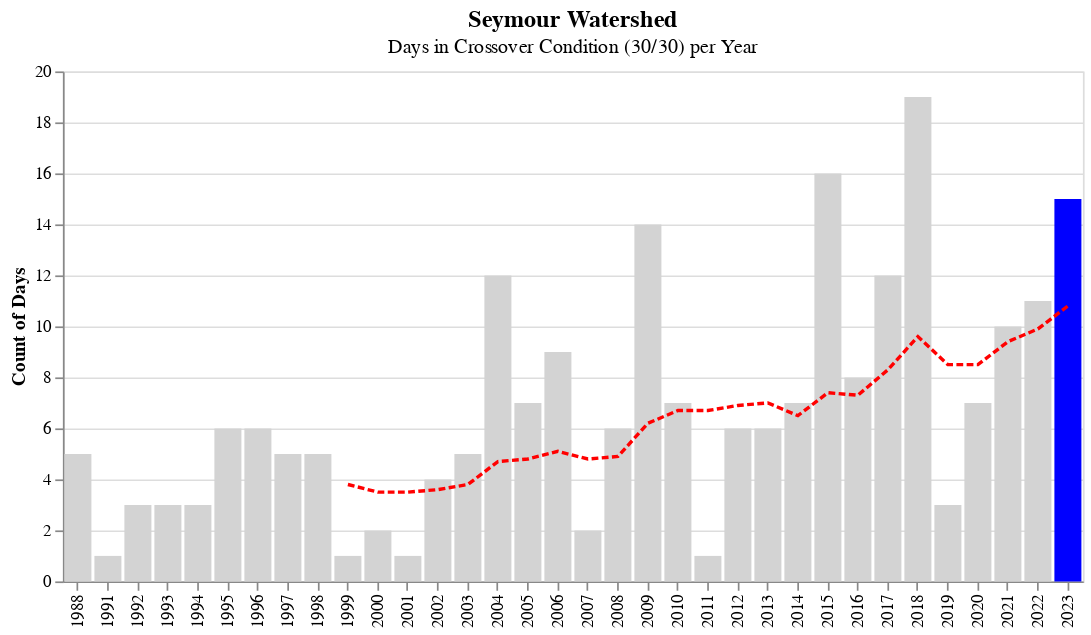

Notebook code for this chart:
### Markdown cell above
The plot below shows the number of days where 30/30 crossover conditions were experienced each year. 30/30 crossover refers to days where temperatures exceed 30 degrees Celsius and relative humidity is lower than 30%. These are very hot and dry days! During these conditions it's likely to see explosive fire behaviour. The red dashed line shows the 10-year moving average. In the past twenty years the number of days with crossover conditions has increase from around 4 to 10. This summer we experienced 15 crossover days, which is third behind 2015 and 2018.

### Code cell
title = alt.TitleParams(
   text='Seymour Watershed',
   subtitle="Days in Crossover Condition (30/30) per Year",
   anchor='middle',
   fontSize=14,
   fontWeight='bold')

bar = alt.Chart(df_co, title=title).mark_bar().encode(
    alt.X('year:O', title=None),
    alt.Y('crossover_count:Q', title = 'Count of Days'),
    color=alt.condition(
        alt.datum.year == 2023,  # If the country is "US" this test returns True,
        alt.value('blue'),     # highlight a bar with red.
        alt.value('lightgrey')   # And grey for the rest of the bars
     ),
    tooltip=[alt.Tooltip('year', title="Year"), alt.Tooltip('crossover_count', title="Number of Days")]
)

rule = alt.Chart(df_co).mark_line(color='red', strokeDash=[4, 2]).encode(
    alt.X('year:O', title=None),
    alt.Y('moving_avg:Q', title= 'Count of Days')
)

(bar + rule).properties(width=600)

### Figure 1 — Vega-Lite specification as saved in the notebook (floating-point values rounded to 4 significant figures)
{"config": {"view": {"continuousWidth": 400, "continuousHeight": 300}}, "layer": [{"mark": "bar", "encoding": {"color": {"condition": {"value": "blue", "test": "(datum.year === 2023)"}, "value": "lightgrey"}, "tooltip": [{"field": "year", "title": "Year", "type": "quantitative"}, {"field": "crossover_count", "title": "Number of Days", "type": "quantitative"}], "x": {"field": "year", "title": null, "type": "ordinal"}, "y": {"field": "crossover_count", "title": "Count of Days", "type": "quantitative"}}, "title": {"text": "Seymour Watershed", "anchor": "middle", "fontSize": 14, "fontWeight": "bold", "subtitle": "Days in Crossover Condition (30/30) per Year"}}, {"mark": {"type": "line", "color": "red", "strokeDash": [4, 2]}, "encoding": {"x": {"field": "year", "title": null, "type": "ordinal"}, "y": {"field": "moving_avg", "title": "Count of Days", "type": "quantitative"}}}], "data": {"name": "data-109ef3ec42656beacaa71222ea218b4c"}, "width": 600, "$schema": "https://vega.github.io/schema/vega-lite/v4.17.0.json", "datasets": {"data-109ef3ec42656beacaa71222ea218b4c": [{"year": 1988, "crossover_count": 5, "moving_avg": null}, {"year": 1991, "crossover_count": 1, "moving_avg": null}, {"year": 1992, "crossover_count": 3, "moving_avg": null}, {"year": 1993, "crossover_count": 3, "moving_avg": null}, {"year": 1994, "crossover_count": 3, "moving_avg": null}, {"year": 1995, "crossover_count": 6, "moving_avg": null}, {"year": 1996, "crossover_count": 6, "moving_avg": null}, {"year": 1997, "crossover_count": 5, "moving_avg": null}, {"year": 1998, "crossover_count": 5, "moving_avg": null}, {"year": 1999, "crossover_count": 1, "moving_avg": 3.8}, {"year": 2000, "crossover_count": 2, "moving_avg": 3.5}, {"year": 2001, "crossover_count": 1, "moving_avg": 3.5}, {"year": 2002, "crossover_count": 4, "moving_avg": 3.6}, {"year": 2003, "crossover_count": 5, "moving_avg": 3.8}, {"year": 2004, "crossover_count": 12, "moving_avg": 4.7}, {"year": 2005, "crossover_count": 7, "moving_avg": 4.8}, {"year": 2006, "crossover_count": 9, "moving_avg": 5.1}, {"year": 2007, "crossover_count": 2, "moving_avg": 4.8}, {"year": 2008, "crossover_count": 6, "moving_avg": 4.9}, {"year": 2009, "crossover_count": 14, "moving_avg": 6.2}, {"year": 2010, "crossover_count": 7, "moving_avg": 6.7}, {"year": 2011, "crossover_count": 1, "moving_avg": 6.7}, {"year": 2012, "crossover_count": 6, "moving_avg": 6.9}, {"year": 2013, "crossover_count": 6, "moving_avg": 7.0}, {"year": 2014, "crossover_count": 7, "moving_avg": 6.5}, {"year": 2015, "crossover_count": 16, "moving_avg": 7.4}, {"year": 2016, "crossover_count": 8, "moving_avg": 7.3}, {"year": 2017, "crossover_count": 12, "moving_avg": 8.3}, {"year": 2018, "crossover_count": 19, "moving_avg": 9.6}, {"year": 2019, "crossover_count": 3, "moving_avg": 8.5}, {"year": 2020, "crossover_count": 7, "moving_avg": 8.5}, {"year": 2021, "crossover_count": 10, "moving_avg": 9.4}, {"year": 2022, "crossover_count": 11, "moving_avg": 9.9}, {"year": 2023, "crossover_count": 15, "moving_avg": 10.8}]}}
